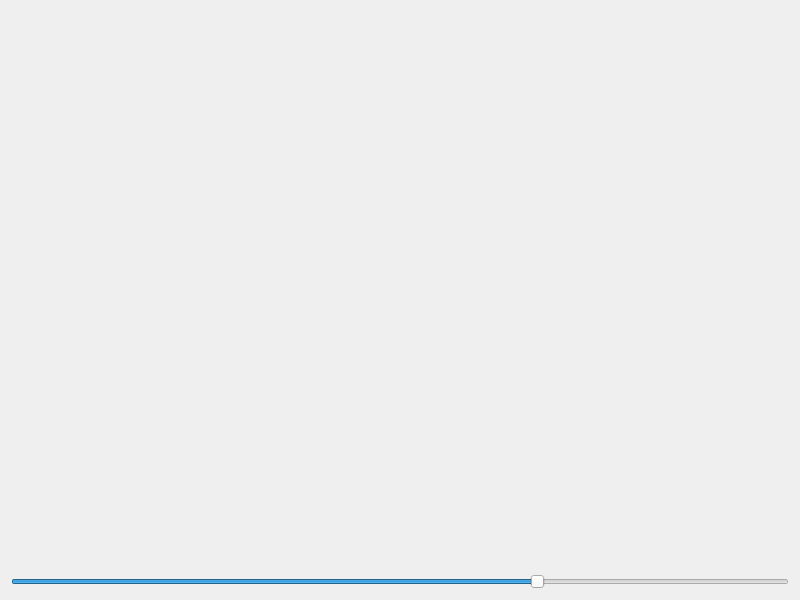
<?xml version="1.0" encoding="UTF-8"?>
<ui version="4.0">
 <class>Widget</class>
 <widget class="QWidget" name="Widget">
  <property name="geometry">
   <rect>
    <x>0</x>
    <y>0</y>
    <width>800</width>
    <height>600</height>
   </rect>
  </property>
  <layout class="QVBoxLayout" name="verticalLayout">
   <item>
    <widget class="QWidget" name="widget" native="true">
     <property name="sizePolicy">
      <sizepolicy hsizetype="Expanding" vsizetype="Expanding">
       <horstretch>3</horstretch>
       <verstretch>0</verstretch>
      </sizepolicy>
     </property>
     <layout class="QGridLayout" name="gridLayout">
      <property name="leftMargin">
       <number>0</number>
      </property>
      <property name="topMargin">
       <number>0</number>
      </property>
      <property name="rightMargin">
       <number>0</number>
      </property>
      <property name="bottomMargin">
       <number>0</number>
      </property>
     </layout>
    </widget>
   </item>
   <item>
    <widget class="QSlider" name="horizontalSlider">
     <property name="maximum">
      <number>100</number>
     </property>
     <property name="value">
      <number>68</number>
     </property>
     <property name="orientation">
      <enum>Qt::Horizontal</enum>
     </property>
    </widget>
   </item>
  </layout>
 </widget>
 <layoutdefault spacing="6" margin="11"/>
 <resources/>
 <connections/>
</ui>
